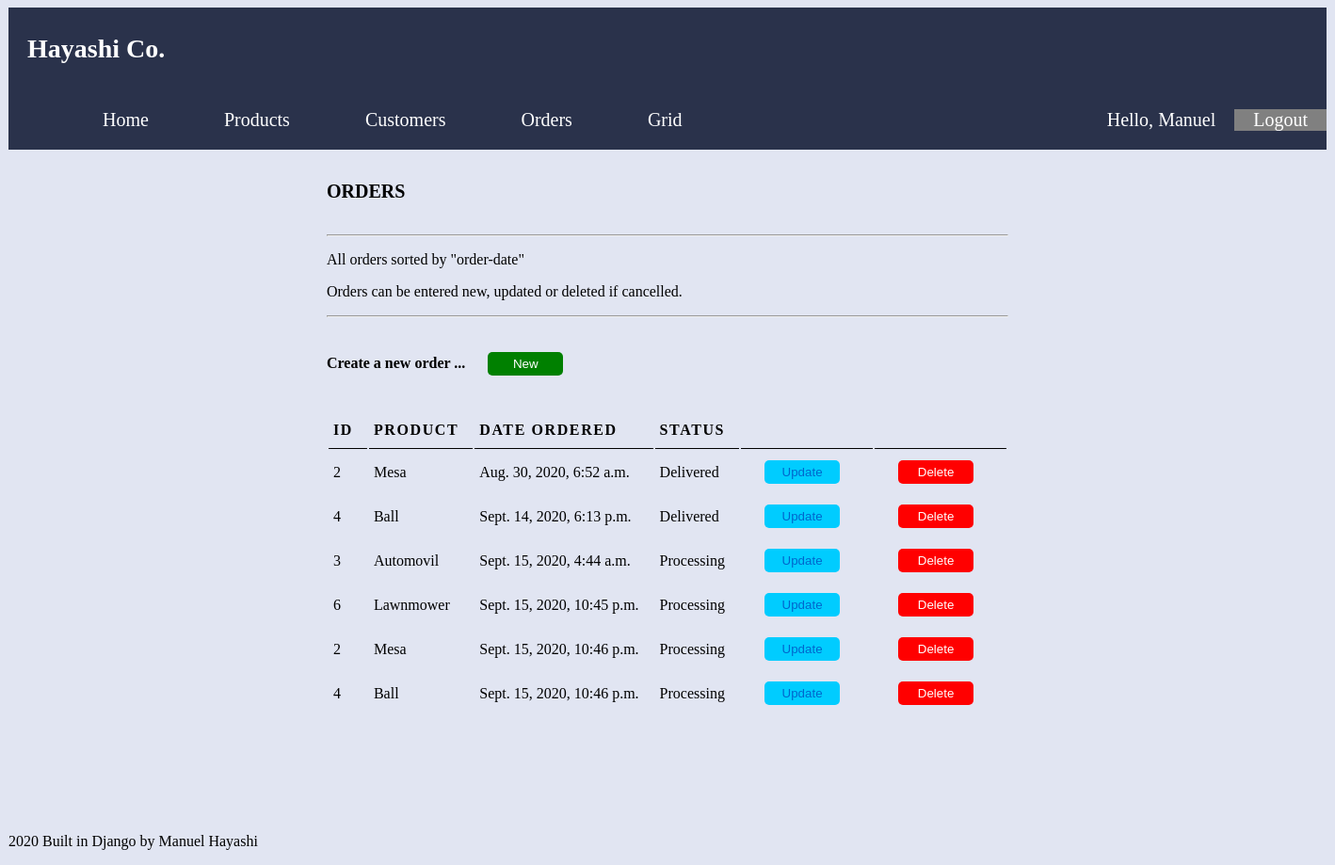
The page /orders/ (signed in) on the database its author committed.
### base/models.py (models this page shows, shortened)
class Order(models.Model):
    STATUS = (
        ('Processing', 'Processing'),
        ('Shipped', 'Shipped'),
        ('Delivered', 'Delivered'),
        ('Returned', 'Returned'),
    )
    customer = models.ForeignKey(Customer, null=True, on_delete=models.SET_NULL)
    product = models.ForeignKey(Product, null=True, on_delete=models.SET_NULL)
    date_created = models.DateTimeField(auto_now_add=True, null=True)
    status = models.CharField(max_length=200, null=True, choices=STATUS)

class Product(models.Model):
    CATEGORY = (
        ('Indoor', 'Indoor'),
        ('Outdoor', 'Outdoor'),
    )
    name = models.CharField(max_length=200, null=True)
    price = models.FloatField(null=True)
    category = models.CharField(max_length=200, null=True, choices=CATEGORY)
    description = models.CharField(max_length=200, null=True, blank=True)
    date_created = models.DateTimeField(auto_now_add=True, null=True)
    def __str__(self):
        return self.name

### base/views.py (the view)
# urls.py: path('orders/', views.orderList, name='orders'),
@login_required(login_url='login')
def orderList(request):
    orders = Order.objects.all()
    context = {'orders': orders}
    return render(request, 'base/order_list.html', context)

### base/templates/base/order_list.html
{% extends 'base/main.html' %}
{% block content %}
<div class="row">
    <div class="cc">
        <h5 class="">ORDERS</h5>
        <hr>
        <p>All orders sorted by "order-date"</p>
        <p>Orders can be entered new, updated or deleted if cancelled.</p>
        <hr>
        <div class="">
            <div>
            <h6>Create a new order ...  <a href="{% url 'create_order' %}"><button class="new">New</button></a></h6>
            </div>
            <table class="">
                <tr>
                    <th>ID</th>
                    <th>Product</th>
                    <th>Date Ordered</th>
                    <th>Status</th>
                    <th></th>
                    <th></th>
                </tr>
                {% for order in orders %}
                    <tr class="">
                        <td class="">{{ order.product.id }}</td>
                        <td class="">{{ order.product }}</td>
                        <td class="">{{ order.date_created }}</td>
                        <td class="">{{ order.status }}</td>
                        <td class=""><a href="{% url 'update_order' order.id %}"><button class="update">Update</button></a></td>
                        <td class=""><a href="{% url 'delete_item' order.id %}"><button class="delete">Delete</button></a></td>
                    </tr>
                {% endfor %}
            </table>
        </div>
    </div>
</div>
{% endblock %}

### base/templates/base/navbar.html
{% load static %}
<!DOCTYPE html>
<html>
<head>
    <link rel="stylesheet" href="{% static '/css/main.css' %}" type="text/css"/>
</head>
<div class="nav-bar">
    <div class="top-nav"><h3>Hayashi Co.</h3></div>
    <div class="left-nav">
        <ul id="navlines">
            <li><a id="l1" href="{% url 'home' %}">Home</a></li>
            <li><a id="l2" href="{% url 'products' %}">Products</a></li>
            <li><a id="l3" href="{% url 'customers' %}">Customers</a></li>
            <li><a id="l3" href="{% url 'orders' %}">Orders</a></li>
            <li><a id="l4" href="{% url 'gridtest' %}">Grid</a></li>
        </ul>
    </div>
    <div class="right-nav">
        <a id="r1">Hello, {{ request.user }}</a>
        <a id="r2" href="{% url 'logout' %}">Logout</a>
    </div>
</div>

### static/css/main.css (style rules this page uses)
h3 { font-size: 28px; }
h5 { font-size: 20px; }
h6 { font-size: 16px; }
body { background-color: #e1e5f2 }
a { text-decoration: none; }
ul { list-style: none; display: flex; }
th, td { padding: 10px 15px 10px 5px; }
th { empty-cells: show; text-transform: uppercase; letter-spacing: 0.1em; font-size: 100%; border-bottom: 1px solid black; text-align: left; }
.new { background-color: green; color: white; height: 25px; width: 80px; border-radius: 5px; border: none; margin-left: 20px; margin-right: 20px; }
.update { background-color: #00ccff; color: #0066cc; height: 25px; width: 80px; border-radius: 5px; border: none; margin-left: 20px; margin-right: 20px; }
.delete { background-color: red; color: white; height: 25px; width: 80px; border-radius: 5px; border: none; margin-left: 20px; margin-right: 20px; }
.nav-bar { font-size: 20px; color: white; display: grid; grid-template-columns: 1fr 1fr; grid-template-areas: 'top-nav top-nav' 'left-nav right-nav'; }
.top-nav { color: white; background-color: #2a324b; padding-left: 20px; grid-area: top-nav; }
.left-nav { color: white; grid-area: left-nav; background-color: #2a324b; }
.right-nav { grid-area: right-nav; background-color: #2a324b; display: flex; justify-content: flex-end; align-items: center; }
.right-nav #r2 { background: gray; color: white; }
#navlines li { display: inline-block; margin-left: 40px; }
#l1, #l2, #l3, #l4 { color: white; padding-left: 20px; padding-right: 20px; }
#r1, #r2 { padding-left: 20px; padding-right: 20px; }
.row { display: flex; justify-content: center; }
.cc { display: block; justify-content: center; margin-left: 50px; margin-right: 50px; }

### rows shown on the page
Order: product.id "2", product "Mesa", date_created "Aug. 30, 2020, 6:52 a.m.", status "Delivered"
Order: product.id "4", product "Ball", date_created "Sept. 14, 2020, 6:13 p.m.", status "Delivered"
Order: product.id "3", product "Automovil", date_created "Sept. 15, 2020, 4:44 a.m.", status "Processing"
Order: product.id "6", product "Lawnmower", date_created "Sept. 15, 2020, 10:45 p.m.", status "Processing"
Order: product.id "2", product "Mesa", date_created "Sept. 15, 2020, 10:46 p.m.", status "Processing"
Order: product.id "4", product "Ball", date_created "Sept. 15, 2020, 10:46 p.m.", status "Processing"

### other values the page prints
{{ request.user }} "Manuel"
